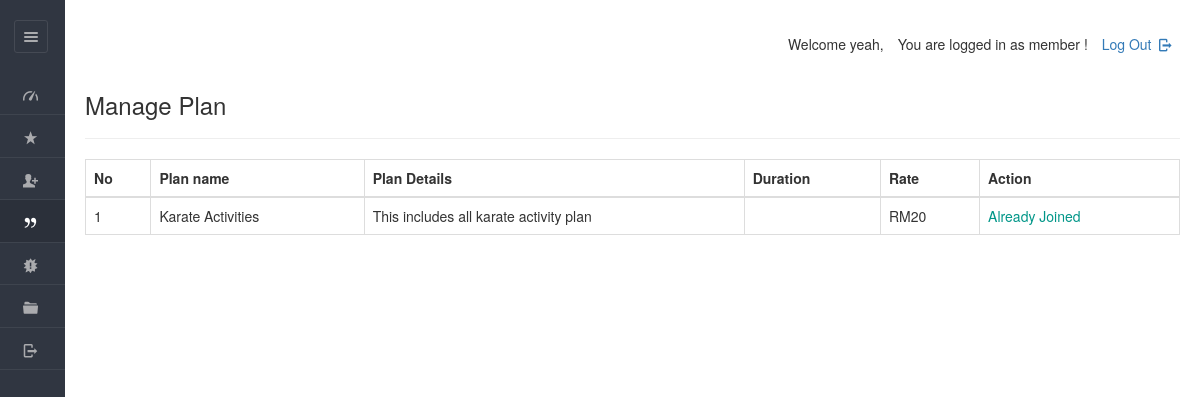
Before: /dashboard/member/view_plan.php (signed in) with the older database file.
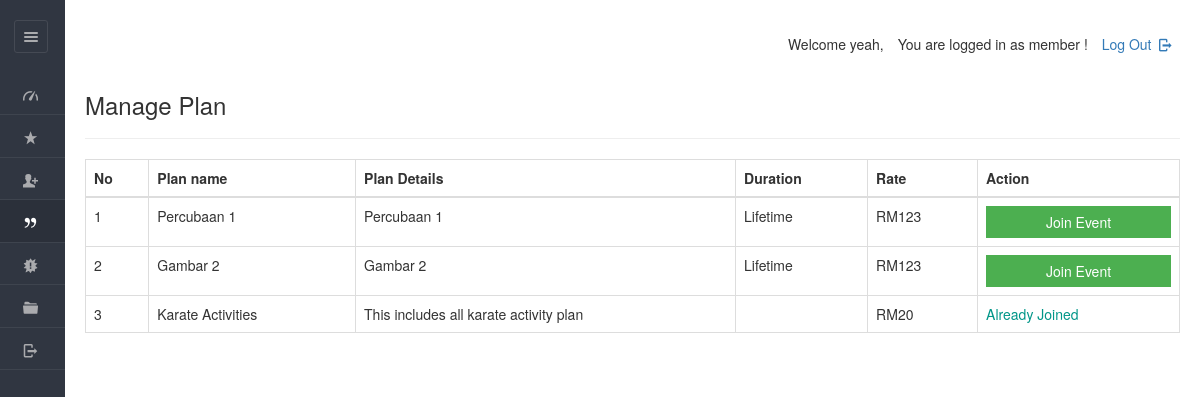
After: the same page with the newer database file.
### tables this page shows
CREATE TABLE IF NOT EXISTS `plan` (
  `planid` varchar(8) NOT NULL,
  `tid` varchar(45) DEFAULT NULL,
  `planName` varchar(20) NOT NULL,
  `description` varchar(200) NOT NULL,
  `planType` varchar(50) NOT NULL,
  `startDate` varchar(50) NOT NULL,
  `endDate` varchar(50) NOT NULL,
  `duration` int NOT NULL,
  `validity` varchar(20) NOT NULL DEFAULT 'Lifetime',
  `amount` int NOT NULL DEFAULT '0',
  `active` varchar(255) NOT NULL,
  PRIMARY KEY (`planid`),
  KEY `idx_plan_name` (`planName`),
  KEY `idx_plan_type` (`planType`),
  KEY `idx_description` (`description`),
  KEY `idx_active` (`active`)
);

### dashboard/member/view_plan.php (the view, shortened to what this page needs)
<!DOCTYPE html>
<html lang="en">
<head>
    <link rel="stylesheet" href="../../css/style.css"  id="style-resource-5">
    <link rel="stylesheet" href="../../css/dashMain.css">
    <link rel="stylesheet" type="text/css" href="../../css/entypo.css">
	<link href="a1style.css" rel="stylesheet" type="text/css">
	<link rel="stylesheet" href="https://maxcdn.bootstrapcdn.com/bootstrap/3.4.1/css/bootstrap.min.css">
	<link rel="stylesheet" href="../../css/dashboard/sidebar.css">
</head>
     <body class="page-body  page-fade" onload="collapseSidebar()">
    	<div class="page-container sidebar-collapsed" id="navbarcollapse">
		<div class="sidebar-menu">
			<header class="logo-env">
					<div class="sidebar-collapse" onclick="collapseSidebar()">
				<a href="#" class="sidebar-collapse-icon with-animation">
					<i class="entypo-menu"></i>
				</a>
			</div>
			</header>
    		<?php include('nav.php'); ?>
    	</div>
    		<div class="main-content">
				<div class="row">
					<div class="col-md-6 col-sm-8 clearfix">
					</div>
					<div class="col-md-6 col-sm-4 clearfix hidden-xs">
						<ul class="list-inline links-list pull-right">
							<li>
								<a href="logout.php">
									Log Out <i class="entypo-logout right"></i>
								</a>
							</li>
						</ul>
					</div>
				</div>
		<h3>Manage Plan</h3>
		<hr />
<table class="table table-bordered datatable" id="table-1" border=1>
    <thead>
        <tr>
            <th>No</th>
            <th>Plan name</th>
            <th>Plan Details</th>
            <th>Duration</th>
            <th>Rate</th>
            <th>Action</th>
        </tr>
    </thead>
    <tbody>
    <?php
    $userid = $_SESSION['userid'];
    $query  = "SELECT * FROM plan WHERE active='yes' ORDER BY amount DESC";
    $result = mysqli_query($con, $query);
    $sno = 1;
    if (mysqli_num_rows($result) > 0) {
        while ($row = mysqli_fetch_assoc($result)) {
            $msgid = $row['planid'];
            echo "<tr>";
            echo "<td>" . $sno . "</td>";
            echo "<td>" . htmlspecialchars($row['planName']) . "</td>";
            echo "<td width='380'>" . htmlspecialchars($row['description']) . "</td>";
            echo "<td>" . htmlspecialchars($row['validity']) . "</td>";
            echo "<td>RM" . htmlspecialchars($row['amount']) . "</td>";
            $sno++;
            $check_query = "SELECT * FROM enrolls_to WHERE userid = '$userid' AND planid = '$msgid'";
            $check_result = mysqli_query($con, $check_query);
            if (mysqli_num_rows($check_result) > 0) {
                echo '<td><span class="a1-label">Already Joined</span></td>';
            } else {
                echo '<td>
                        <form action="join_plan.php" method="POST">
                            <input type="hidden" name="planid" value="' . $msgid . '"/>
                            <input type="hidden" name="userid" value="' . $userid . '"/>
                            <input type="submit" class="a1-btn a1-green" style="width:100%" value="Join Event">
                        </form>
                      </td>';
            }
            echo "</tr>";
        }
    } else {
        echo "<tr><td colspan='6'>No active plans available.</td></tr>";
    }
    ?>
    </tbody>
</table>
    	</div>
    </body>
</html>

Changed rows visible on the page:
added plan: planName "Percubaan 1", description "Percubaan 1", validity "Lifetime", amount "123"
added plan: planName "Gambar 2", description "Gambar 2", validity "Lifetime", amount "123"
